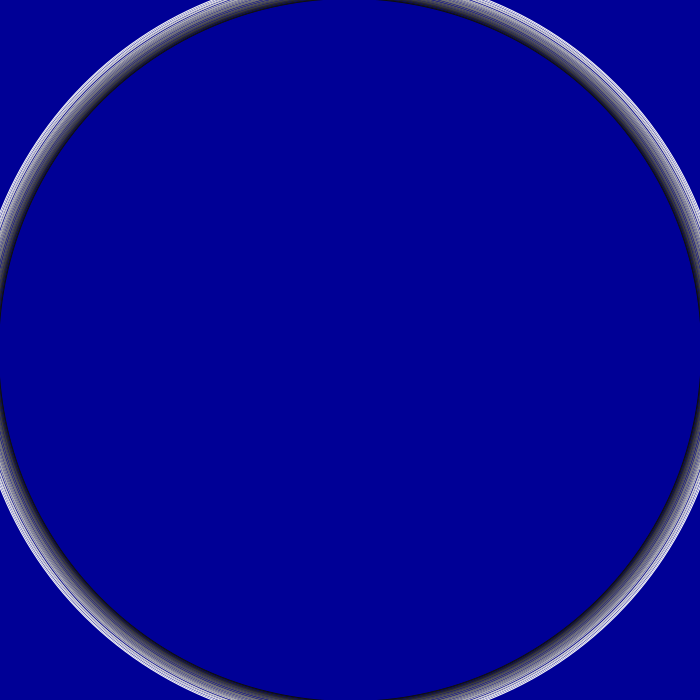
Frame 1 (no input)
Frame 60 (the mouse pressed at the canvas centre just before this capture): identical to frame 1, image omitted
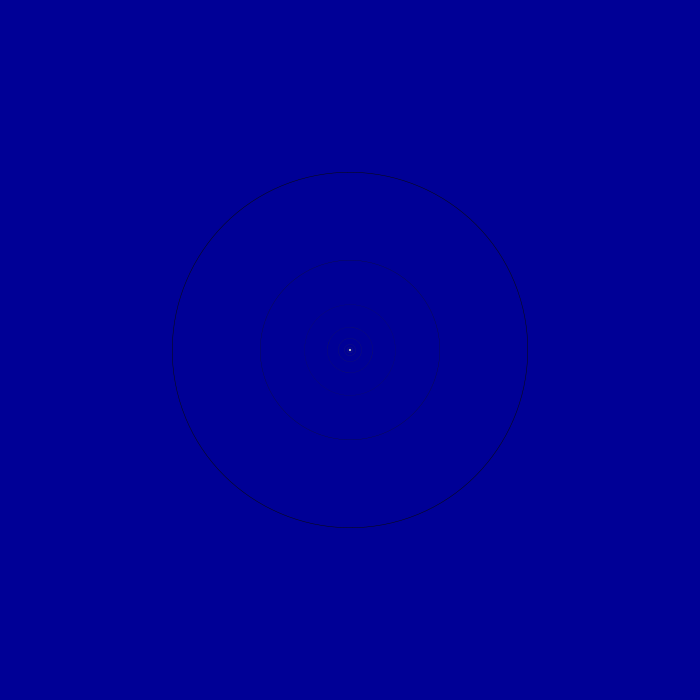
Frame 120 (the mouse held since frame 60 and released just before this capture)

The Processing sketch that drew these frames (run headless with seeded random() and noise(); from frame 60 on, the mouse is pressed at the canvas centre):

// Processing sketch: processing_96749
// ── processing_96749.pde

void setup()
{
  size(700,700);
  ellipseMode(CORNER);
}

void draw()
{
  background(0, 0, 150);
  noFill();
  translate(width/2,height/2);
  
  float sc =map(mouseX, 2,width, 1.0,0.01);
  float ro =map(mouseY, 2,height,1, HALF_PI);
  
  for(int n=1 ; n<50 ; n++)
  {
    stroke(n*10);
    scale(sc);
    rotate(ro);
    ellipse(-width/2, -height/2,width,height);
  }
}
